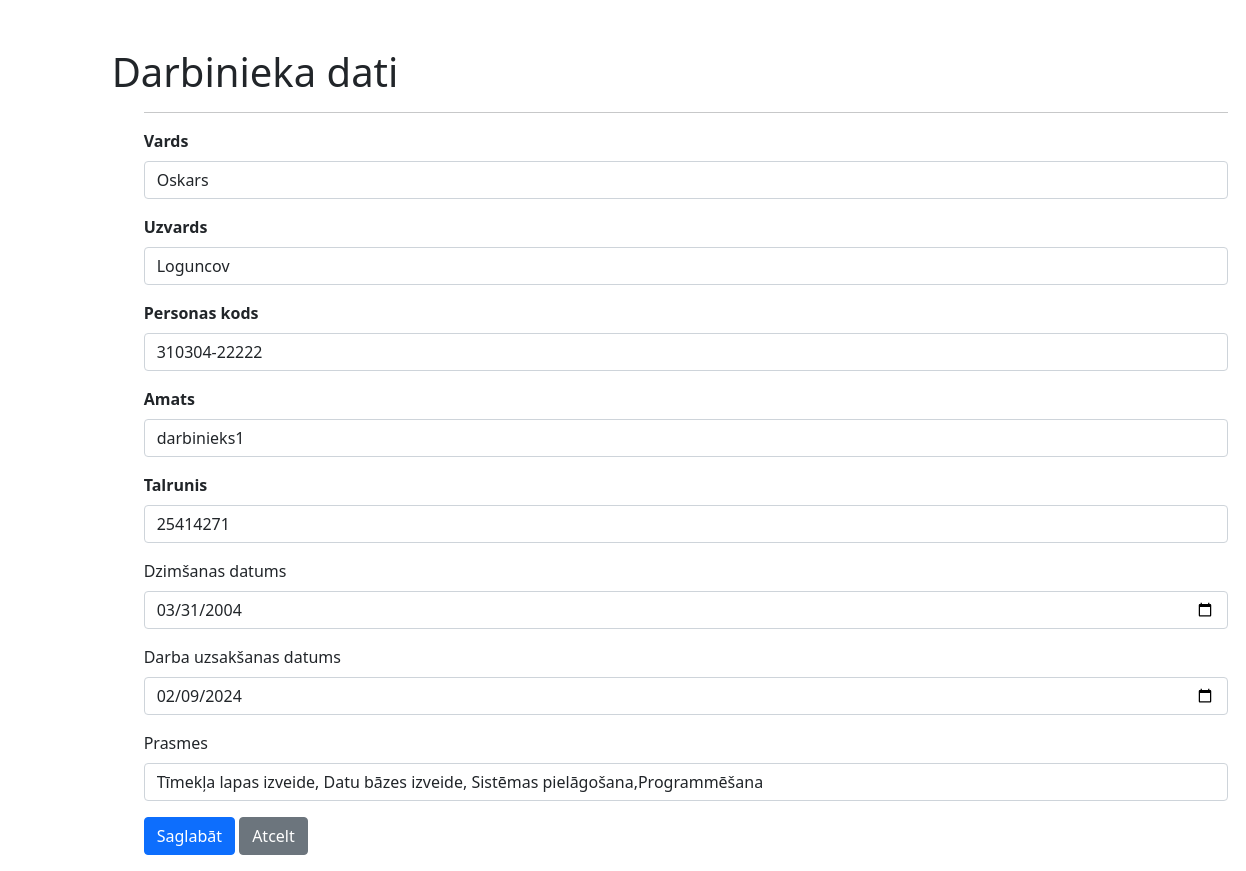
/employee/1/, run on the app's committed database.
### myapp/models.py (models this page shows, shortened)
class Darbinieki(models.Model):
    darb_ID = models.AutoField(primary_key=True, unique=True)
    amata_ID = models.ForeignKey(Amats, on_delete=models.SET_NULL, null=True)
    vards = models.CharField(max_length=15)
    uzvards = models.CharField(max_length=25)
    personas_kods = models.CharField(max_length=12)
    talrunis = models.CharField(max_length=8)
    dz_datums = models.DateField()
    uzsak_datums = models.DateField()
    prasmes = models.CharField(max_length=100, blank=True, null=True)
    login = models.CharField(max_length=20)
    parole = models.CharField(max_length=25)
    menedzeris = models.BooleanField(default=False)

### myapp/views.py (the view)
# urls.py: path('employee/<int:pk>/', EmployeeDetailView.as_view(), name='employee_detail'),
class EmployeeDetailView(DetailView):
    model = Darbinieki
    template_name = 'employee_detail.html'
    context_object_name = 'employee'
    def get_context_data(self, **kwargs):
        context = super().get_context_data(**kwargs)
        context['real_amats'] = Amats.objects.filter(darbinieki__menedzeris=False).distinct()
        return context

### myapp/templates/employee_detail.html (shortened to what this page needs)
{% extends 'base.html' %}
{% block content %}
<h1>Darbinieka dati</h1>
<form method="POST" action="{% url 'save_employee' pk=employee.darb_ID %}?next={% url 'employee_base' %}">
    <ul>
        <hr>
        <div class="mb-3">
            <label for="InputVards" class="form-label"><b>Vards</b></label>
            <input type="text" class="form-control" id="InputVards"
                   placeholder="Piemērs: John" name="vards" value={{ employee.vards }} maxlength="15">
        </div>
        <div class="mb-3">
            <label for="InputUzvards" class="form-label"><b>Uzvards</b></label>
            <input type="text" class="form-control" id="InputUzvards"
                   placeholder="Piemērs: Smith" name="uzvards" value={{ employee.uzvards }} maxlength="25">
        </div>
        <div class="mb-3">
            <label for="InputPK" class="form-label"><b>Personas kods</b></label>
            <input type="text" class="form-control" id="InputPK"
                   placeholder="Piemērs: 111111-11111" name="personas_kods" value={{ employee.personas_kods }}
                   oninput="javascript: this.value = this.value.replace(/\D/g, '');
                    if (this.value.length > 6) this.value = this.value.slice(0, 6) + '-' + this.value.slice(6, 12);">
        </div>
        <div class="mb-3">
            <label for="InputAmats" class="form-label"><b>Amats</b></label>
            <select class="form-control" id="InputAmats" name="amata_ID">
                {% for amats in real_amats %}
                {% if amats.amata_ID == employee.amata_ID_id %}
                <option value="{{ amats.amata_ID }}" selected>{{ amats.nosaukums }}</option>
                {% else %}
                <option value="{{ amats.amata_ID }}">{{ amats.nosaukums }}</option>
                {% endif %}
                {% endfor %}
            </select>
        </div>
        <div class="mb-3">
            <label for="InputTalrunis" class="form-label"><b>Talrunis</b></label>
            <input type="text" pattern="\d*" class="form-control" id="InputTalrunis"
                   placeholder="Piemērs: 22222222" name="talrunis"
                   oninput="javascript: if (this.value.length > this.maxLength) this.value = this.value.slice(0, this.maxLength);
                    if (this.value.length === 1 && this.value[0] === '0') this.value = '';
                    this.value = this.value.replace(/[^0-9]/g, '');"
                   value="{{ employee.talrunis }}" maxlength="8">
        </div>
        <div class="mb-3">
            <label for="InputDD" class="form-label">Dzimšanas datums</label>
            <input type="date" class="form-control" id="InputDD"
                   placeholder="Ievadiet darbinieka dzimšanas datumu" name="dz_datums"
                   value="{{ employee.dz_datums|date:'Y-m-d' }}">
        </div>
        <div class="mb-3">
            <label for="InputUD" class="form-label">Darba uzsakšanas datums</label>
            <input type="date" class="form-control" id="InputUD"
                   name="uzsak_datums" value="{{ employee.uzsak_datums|date:'Y-m-d' }}">
        </div>
        <div class="mb-3">
            <label for="InputPrasmes" class="form-label">Prasmes</label>
            <input type="text" class="form-control" id="InputPrasmes"
                   placeholder="Piemērs: Prasme1, Prasme2" name="prasmes" maxlength="100"
                   value="{{ employee.prasmes }}">
        </div>
        <div class="mb-3">
            <button type="submit" class="btn btn-primary">Saglabāt</button>
            <a href="{% url 'employee_base' %}" class="btn btn-secondary">Atcelt</a>
        </div>
    </ul>
</form>
{% endblock %}

### data on the page
Darbinieki: vards "Oskars", uzvards "Loguncov", personas_kods "310304-22222", talrunis "25414271", dz_datums "03/31/2004", uzsak_datums "02/09/2024", prasmes "Tīmekļa lapas izveide, Datu bāzes izveide, Sistēmas pielāgošana,Programmēšana"

### other printed values
form field amata_ID "darbinieks1"
